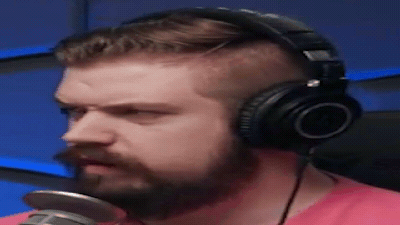
#> input picture testing/wm/luke.bmp, 400 x 225 px
$ python img2bmparray.py ../wm/luke.bmp
#> lines starting #> are read from the running program, lines starting #| are printed output that depends on the picture
from PIL import Image

def bmp_to_array(bmp_path, char_name):
    # Open the BMP image
#> called with bmp_path = '../wm/luke.bmp', char_name = '../wm/luke.bmp'
    img = Image.open(bmp_path)
#> img is the input picture: PIL image 400x225 RGB; mean R, G, B 73.7, 57.9, 73.2

    # Ensure the image is in black-and-white mode (1-bit per pixel)
    img = img.convert("1")
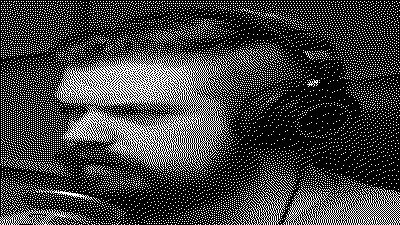
#> img: PIL image 400x225 1; 24.9% white in thin lines or dots

    # Get the pixel data
    pixels = img.load()
    width, height = img.size
#> width = 400; height = 225

    # Create the array for the character
    char_array = []

    for y in range(height):
        row = ""
        for x in range(width):
            # Add '1' for black pixels and '0' for white pixels
            row += "1" if pixels[x, y] == 0 else "0"
        char_array.append(row)
#> after the loop, char_array = 225 items

    # Format the result as a dictionary
    result = {
        char_name: char_array
    }

    return result

# Example usage
import sys
bmp_path = sys.argv[1]  # Replace with the path to your BMP file
char_name = sys.argv[1]     # Replace with the character name
result = bmp_to_array(bmp_path, char_name)
#> result = 1 item

# Print the result
print(f"{char_name}: [")
for row in result[char_name]:
    print(f'    "{row}",')
#> this loop made 225 passes
#> (printed output is left out)
print("]")
